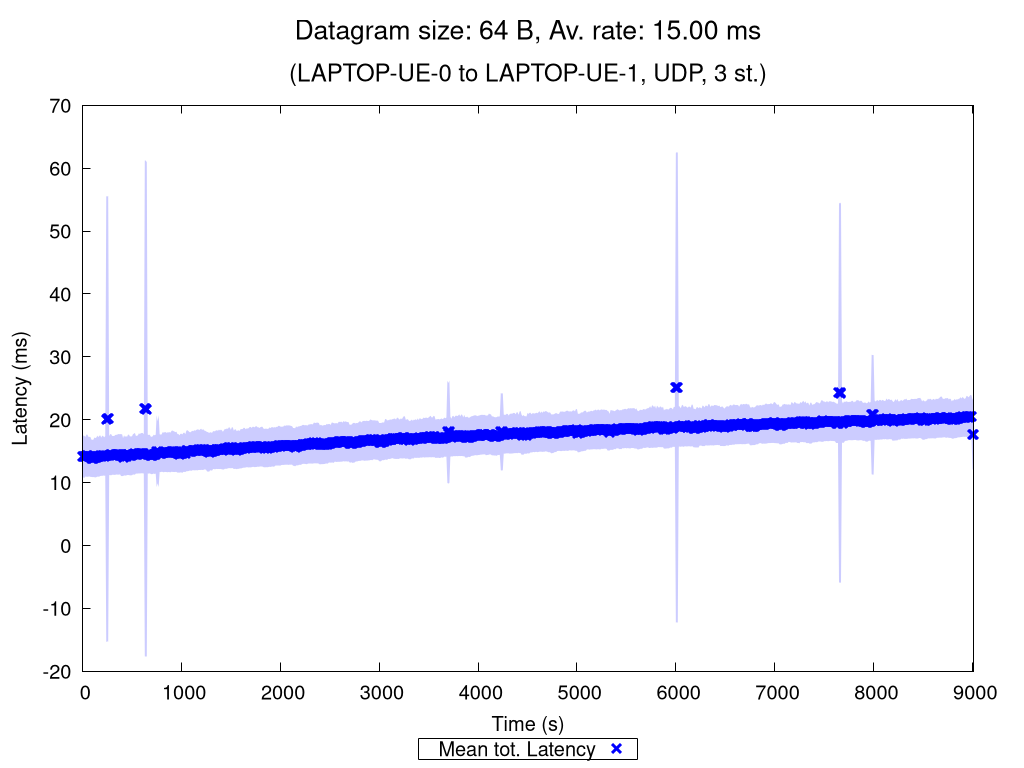

Here is the gnuplot script that generated this plot:
set terminal pngcairo nocrop enhanced size 1024,768 font "Verdana,15"
set output "UDP_3_st_2020_10_07_18-23-36_two2one_00064B.png"

set title "{/=20 Datagram size: 64 B, Av. rate: 15.00 ms}\n\n{/=18 (LAPTOP-UE-0 to LAPTOP-UE-1, UDP, 3 st.)}"

set xlabel "Time (s)"
set ylabel "Latency (ms)"
set ytics nomirror
set key bmargin center horizontal box samplen 1 width -1
set bmargin 4.6
set rmargin 4.5

rf = 1.0  # rate factor
set style fill transparent solid 0.2 noborder
set autoscale xfix
plot "UDP_3_st_2020_10_07_18-23-36_two2one_00064B_iperf_processed.dat" using 1:($2/rf-$3/rf):($2/rf+$3/rf) with filledcurves lc rgb "blue" notitle, \
     "" using 1:($2/rf) with points pt 2 ps 1.5 lw 3 lc rgb "blue" title "Mean tot. Latency", \
